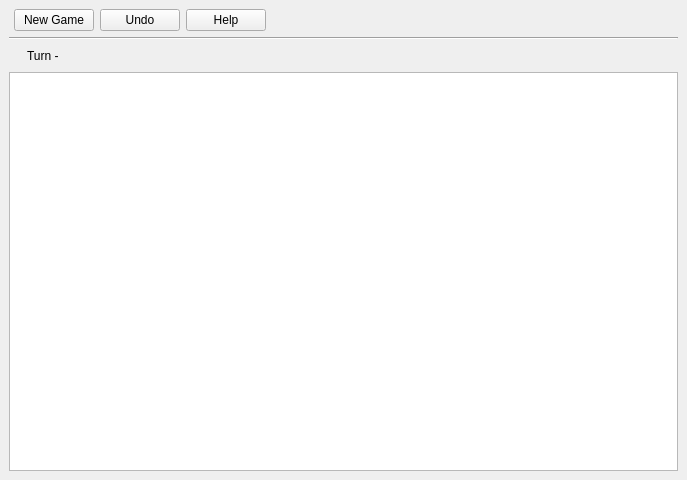
<?xml version="1.0" encoding="UTF-8"?>
<ui version="4.0">
 <class>MainWindow</class>
 <widget class="QMainWindow" name="MainWindow">
  <property name="geometry">
   <rect>
    <x>0</x>
    <y>0</y>
    <width>687</width>
    <height>480</height>
   </rect>
  </property>
  <property name="sizePolicy">
   <sizepolicy hsizetype="Fixed" vsizetype="Fixed">
    <horstretch>0</horstretch>
    <verstretch>0</verstretch>
   </sizepolicy>
  </property>
  <property name="minimumSize">
   <size>
    <width>687</width>
    <height>480</height>
   </size>
  </property>
  <property name="maximumSize">
   <size>
    <width>687</width>
    <height>480</height>
   </size>
  </property>
  <property name="windowTitle">
   <string>Muehle</string>
  </property>
  <widget class="QWidget" name="centralwidget">
   <layout class="QVBoxLayout" name="verticalLayout">
    <item>
     <layout class="QHBoxLayout" name="horizontalLayout_3">
      <property name="leftMargin">
       <number>5</number>
      </property>
      <item>
       <widget class="QPushButton" name="new_game">
        <property name="focusPolicy">
         <enum>Qt::NoFocus</enum>
        </property>
        <property name="text">
         <string>New Game</string>
        </property>
        <property name="flat">
         <bool>false</bool>
        </property>
       </widget>
      </item>
      <item>
       <widget class="QPushButton" name="undo_button">
        <property name="focusPolicy">
         <enum>Qt::NoFocus</enum>
        </property>
        <property name="text">
         <string>Undo</string>
        </property>
        <property name="flat">
         <bool>false</bool>
        </property>
       </widget>
      </item>
      <item>
       <widget class="QPushButton" name="help">
        <property name="focusPolicy">
         <enum>Qt::NoFocus</enum>
        </property>
        <property name="text">
         <string>Help</string>
        </property>
        <property name="flat">
         <bool>false</bool>
        </property>
       </widget>
      </item>
      <item>
       <spacer name="horizontalSpacer_2">
        <property name="orientation">
         <enum>Qt::Horizontal</enum>
        </property>
        <property name="sizeHint" stdset="0">
         <size>
          <width>40</width>
          <height>20</height>
         </size>
        </property>
       </spacer>
      </item>
     </layout>
    </item>
    <item>
     <widget class="Line" name="line">
      <property name="orientation">
       <enum>Qt::Horizontal</enum>
      </property>
     </widget>
    </item>
    <item>
     <layout class="QHBoxLayout" name="horizontalLayout">
      <property name="leftMargin">
       <number>5</number>
      </property>
      <property name="rightMargin">
       <number>5</number>
      </property>
      <item>
       <widget class="QLabel" name="pieceTypeIndicator">
        <property name="maximumSize">
         <size>
          <width>20</width>
          <height>20</height>
         </size>
        </property>
        <property name="text">
         <string/>
        </property>
        <property name="scaledContents">
         <bool>true</bool>
        </property>
       </widget>
      </item>
      <item>
       <widget class="QLabel" name="turnCounter">
        <property name="text">
         <string>Turn -</string>
        </property>
        <property name="alignment">
         <set>Qt::AlignLeading|Qt::AlignLeft|Qt::AlignVCenter</set>
        </property>
       </widget>
      </item>
      <item>
       <spacer name="horizontalSpacer">
        <property name="orientation">
         <enum>Qt::Horizontal</enum>
        </property>
        <property name="sizeHint" stdset="0">
         <size>
          <width>40</width>
          <height>20</height>
         </size>
        </property>
       </spacer>
      </item>
      <item>
       <widget class="QLabel" name="instruction">
        <property name="text">
         <string/>
        </property>
       </widget>
      </item>
     </layout>
    </item>
    <item>
     <widget class="BoardGraphicsView" name="boardWidget">
      <property name="backgroundBrush">
       <brush brushstyle="NoBrush">
        <color alpha="255">
         <red>0</red>
         <green>0</green>
         <blue>0</blue>
        </color>
       </brush>
      </property>
     </widget>
    </item>
   </layout>
  </widget>
 </widget>
 <customwidgets>
  <customwidget>
   <class>BoardGraphicsView</class>
   <extends>QGraphicsView</extends>
   <header>UI</header>
  </customwidget>
 </customwidgets>
 <resources/>
 <connections/>
</ui>
